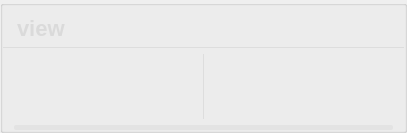
          <widget class="QGroupBox" name="groupBox_201">
           <property name="styleSheet">
            <string notr="true">#groupBox_201{
background-color: rgba(95, 95, 95, 200);
border: 0px solid #42adff;
border-left: 1px solid rgba(200, 200, 200,100);
border-right: 0px solid rgba(29, 83, 185, 255);
border-radius:0px;}</string>
           </property>
           <property name="title">
            <string/>
           </property>
           <layout class="QVBoxLayout" name="verticalLayout_4" stretch="0,1,0">
            <property name="leftMargin">
             <number>0</number>
            </property>
            <property name="topMargin">
             <number>0</number>
            </property>
            <property name="rightMargin">
             <number>0</number>
            </property>
            <property name="bottomMargin">
             <number>0</number>
            </property>
            <item>
             <widget class="QGroupBox" name="groupBox_3">
              <property name="minimumSize">
               <size>
                <width>0</width>
                <height>42</height>
               </size>
              </property>
              <property name="maximumSize">
               <size>
                <width>16777215</width>
                <height>42</height>
               </size>
              </property>
              <property name="styleSheet">
               <string notr="true">#groupBox_3{
border: 0px solid #42adff;
border-bottom: 1px solid rgba(200, 200, 200,100);
border-radius:0px;}</string>
              </property>
              <property name="title">
               <string/>
              </property>
              <layout class="QHBoxLayout" name="horizontalLayout_6">
               <property name="leftMargin">
                <number>11</number>
               </property>
               <property name="topMargin">
                <number>0</number>
               </property>
               <property name="rightMargin">
                <number>11</number>
               </property>
               <property name="bottomMargin">
                <number>0</number>
               </property>
               <item>
                <widget class="QLabel" name="label_6">
                 <property name="minimumSize">
                  <size>
                   <width>0</width>
                   <height>0</height>
                  </size>
                 </property>
                 <property name="maximumSize">
                  <size>
                   <width>16777215</width>
                   <height>40</height>
                  </size>
                 </property>
                 <property name="styleSheet">
                  <string notr="true">QLabel
{
	font-size: 22px;
	font-family: &quot;Microsoft YaHei&quot;;
	font-weight: bold;
 		border-radius:9px;
		background:rgba(66, 195, 255, 0);
color: rgb(218, 218, 218);
}
</string>
                 </property>
                 <property name="text">
                  <string>view</string>
                 </property>
                </widget>
               </item>
               <item>
                <spacer name="horizontalSpacer_14">
                 <property name="orientation">
                  <enum>Qt::Horizontal</enum>
                 </property>
                 <property name="sizeHint" stdset="0">
                  <size>
                   <width>40</width>
                   <height>20</height>
                  </size>
                 </property>
                </spacer>
               </item>
               <item>
                <widget class="QLabel" name="fps_label">
                 <property name="minimumSize">
                  <size>
                   <width>100</width>
                   <height>40</height>
                  </size>
                 </property>
                 <property name="maximumSize">
                  <size>
                   <width>100</width>
                   <height>40</height>
                  </size>
                 </property>
                 <property name="styleSheet">
                  <string notr="true">QLabel
{
	font-size: 20px;
	font-family: &quot;Microsoft YaHei&quot;;
	font-weight: bold;
 		border-radius:9px;
		background:rgba(66, 195, 255, 0);
color: rgb(218, 218, 218);
}
</string>
                 </property>
                 <property name="text">
                  <string/>
                 </property>
                 <property name="alignment">
                  <set>Qt::AlignCenter</set>
                 </property>
                </widget>
               </item>
              </layout>
             </widget>
            </item>
            <item>
             <widget class="QSplitter" name="splitter">
              <property name="enabled">
               <bool>true</bool>
              </property>
              <property name="styleSheet">
               <string notr="true">#splitter::handle{background: 1px solid  rgba(200, 200, 200,100);}</string>
              </property>
              <property name="frameShape">
               <enum>QFrame::NoFrame</enum>
              </property>
              <property name="lineWidth">
               <number>10</number>
              </property>
              <property name="orientation">
               <enum>Qt::Horizontal</enum>
              </property>
              <property name="handleWidth">
               <number>1</number>
              </property>
              <widget class="Label_click_Mouse" name="raw_video">
               <property name="enabled">
                <bool>true</bool>
               </property>
               <property name="sizePolicy">
                <sizepolicy hsizetype="Ignored" vsizetype="Ignored">
                 <horstretch>0</horstretch>
                 <verstretch>0</verstretch>
                </sizepolicy>
               </property>
               <property name="minimumSize">
                <size>
                 <width>200</width>
                 <height>0</height>
                </size>
               </property>
               <property name="font">
                <font>
                 <family>微软雅黑</family>
                 <pointsize>36</pointsize>
                </font>
               </property>
               <property name="cursor">
                <cursorShape>ArrowCursor</cursorShape>
               </property>
               <property name="styleSheet">
                <string notr="true">color: rgb(218, 218, 218);
</string>
               </property>
               <property name="text">
                <string/>
               </property>
               <property name="scaledContents">
                <bool>false</bool>
               </property>
               <property name="alignment">
                <set>Qt::AlignCenter</set>
               </property>
              </widget>
              <widget class="Label_click_Mouse" name="out_video">
               <property name="enabled">
                <bool>true</bool>
               </property>
               <property name="sizePolicy">
                <sizepolicy hsizetype="Ignored" vsizetype="Ignored">
                 <horstretch>0</horstretch>
                 <verstretch>0</verstretch>
                </sizepolicy>
               </property>
               <property name="minimumSize">
                <size>
                 <width>200</width>
                 <height>0</height>
                </size>
               </property>
               <property name="font">
                <font>
                 <family>微软雅黑</family>
                 <pointsize>36</pointsize>
                </font>
               </property>
               <property name="cursor">
                <cursorShape>ArrowCursor</cursorShape>
               </property>
               <property name="styleSheet">
                <string notr="true">color: rgb(218, 218, 218);
</string>
               </property>
               <property name="text">
                <string/>
               </property>
               <property name="scaledContents">
                <bool>false</bool>
               </property>
               <property name="alignment">
                <set>Qt::AlignCenter</set>
               </property>
              </widget>
             </widget>
            </item>
            <item>
             <layout class="QHBoxLayout" name="horizontalLayout_12">
              <property name="leftMargin">
               <number>11</number>
              </property>
              <property name="rightMargin">
               <number>11</number>
              </property>
              <item>
               <widget class="QProgressBar" name="progressBar">
                <property name="maximumSize">
                 <size>
                  <width>16777215</width>
                  <height>5</height>
                 </size>
                </property>
                <property name="styleSheet">
                 <string notr="true">QProgressBar{ color: rgb(255, 255, 255); font:12pt; border-radius:2px; text-align:center; border:none; background-color: rgba(215, 215, 215,100);} 
QProgressBar:chunk{ border-radius:0px; background: rgba(55, 55, 55, 200);}</string>
                </property>
                <property name="maximum">
                 <number>1000</number>
                </property>
                <property name="value">
                 <number>0</number>
                </property>
                <property name="textVisible">
                 <bool>false</bool>
                </property>
               </widget>
              </item>
             </layout>
            </item>
           </layout>
          </widget>
